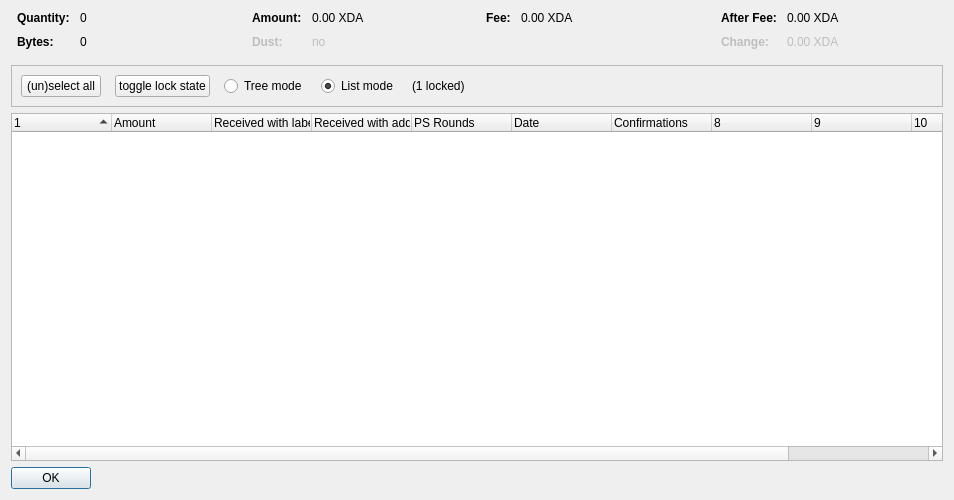
<?xml version="1.0" encoding="UTF-8"?>
<ui version="4.0">
 <class>CoinControlDialog</class>
 <widget class="QDialog" name="CoinControlDialog">
  <property name="geometry">
   <rect>
    <x>0</x>
    <y>0</y>
    <width>954</width>
    <height>500</height>
   </rect>
  </property>
  <property name="windowTitle">
   <string>Coin Selection</string>
  </property>
  <layout class="QVBoxLayout" name="verticalLayout">
   <item>
    <layout class="QHBoxLayout" name="horizontalLayoutTop" stretch="0,0,0,0">
     <property name="topMargin">
      <number>0</number>
     </property>
     <property name="bottomMargin">
      <number>10</number>
     </property>
     <item>
      <layout class="QFormLayout" name="formLayoutCoinControl1">
       <property name="horizontalSpacing">
        <number>10</number>
       </property>
       <property name="verticalSpacing">
        <number>10</number>
       </property>
       <property name="leftMargin">
        <number>6</number>
       </property>
       <property name="rightMargin">
        <number>6</number>
       </property>
       <item row="0" column="0">
        <widget class="QLabel" name="labelCoinControlQuantityText">
         <property name="font">
          <font>
           <weight>75</weight>
           <bold>true</bold>
          </font>
         </property>
         <property name="text">
          <string>Quantity:</string>
         </property>
        </widget>
       </item>
       <item row="0" column="1">
        <widget class="QLabel" name="labelCoinControlQuantity">
         <property name="cursor">
          <cursorShape>IBeamCursor</cursorShape>
         </property>
         <property name="contextMenuPolicy">
          <enum>Qt::ActionsContextMenu</enum>
         </property>
         <property name="text">
          <string notr="true">0</string>
         </property>
         <property name="textInteractionFlags">
          <set>Qt::LinksAccessibleByMouse|Qt::TextSelectableByKeyboard|Qt::TextSelectableByMouse</set>
         </property>
        </widget>
       </item>
       <item row="1" column="0">
        <widget class="QLabel" name="labelCoinControlBytesText">
         <property name="font">
          <font>
           <weight>75</weight>
           <bold>true</bold>
          </font>
         </property>
         <property name="text">
          <string>Bytes:</string>
         </property>
        </widget>
       </item>
       <item row="1" column="1">
        <widget class="QLabel" name="labelCoinControlBytes">
         <property name="cursor">
          <cursorShape>IBeamCursor</cursorShape>
         </property>
         <property name="contextMenuPolicy">
          <enum>Qt::ActionsContextMenu</enum>
         </property>
         <property name="text">
          <string notr="true">0</string>
         </property>
         <property name="textInteractionFlags">
          <set>Qt::LinksAccessibleByMouse|Qt::TextSelectableByKeyboard|Qt::TextSelectableByMouse</set>
         </property>
        </widget>
       </item>
      </layout>
     </item>
     <item>
      <layout class="QFormLayout" name="formLayoutCoinControl2">
       <property name="horizontalSpacing">
        <number>10</number>
       </property>
       <property name="verticalSpacing">
        <number>10</number>
       </property>
       <property name="leftMargin">
        <number>6</number>
       </property>
       <property name="rightMargin">
        <number>6</number>
       </property>
       <item row="0" column="0">
        <widget class="QLabel" name="labelCoinControlAmountText">
         <property name="font">
          <font>
           <weight>75</weight>
           <bold>true</bold>
          </font>
         </property>
         <property name="text">
          <string>Amount:</string>
         </property>
        </widget>
       </item>
       <item row="0" column="1">
        <widget class="QLabel" name="labelCoinControlAmount">
         <property name="cursor">
          <cursorShape>IBeamCursor</cursorShape>
         </property>
         <property name="contextMenuPolicy">
          <enum>Qt::ActionsContextMenu</enum>
         </property>
         <property name="text">
          <string notr="true">0.00 XDA</string>
         </property>
         <property name="textInteractionFlags">
          <set>Qt::LinksAccessibleByMouse|Qt::TextSelectableByKeyboard|Qt::TextSelectableByMouse</set>
         </property>
        </widget>
       </item>
       <item row="1" column="0">
        <widget class="QLabel" name="labelCoinControlLowOutputText">
         <property name="enabled">
          <bool>false</bool>
         </property>
         <property name="font">
          <font>
           <weight>75</weight>
           <bold>true</bold>
          </font>
         </property>
         <property name="text">
          <string>Dust:</string>
         </property>
        </widget>
       </item>
       <item row="1" column="1">
        <widget class="QLabel" name="labelCoinControlLowOutput">
         <property name="enabled">
          <bool>false</bool>
         </property>
         <property name="cursor">
          <cursorShape>IBeamCursor</cursorShape>
         </property>
         <property name="contextMenuPolicy">
          <enum>Qt::ActionsContextMenu</enum>
         </property>
         <property name="text">
          <string notr="true">no</string>
         </property>
         <property name="textInteractionFlags">
          <set>Qt::LinksAccessibleByMouse|Qt::TextSelectableByKeyboard|Qt::TextSelectableByMouse</set>
         </property>
        </widget>
       </item>
      </layout>
     </item>
     <item>
      <layout class="QFormLayout" name="formLayoutCoinControl3">
       <property name="horizontalSpacing">
        <number>10</number>
       </property>
       <property name="verticalSpacing">
        <number>10</number>
       </property>
       <property name="leftMargin">
        <number>6</number>
       </property>
       <property name="rightMargin">
        <number>6</number>
       </property>
       <item row="0" column="0">
        <widget class="QLabel" name="labelCoinControlFeeText">
         <property name="font">
          <font>
           <weight>75</weight>
           <bold>true</bold>
          </font>
         </property>
         <property name="text">
          <string>Fee:</string>
         </property>
        </widget>
       </item>
       <item row="0" column="1">
        <widget class="QLabel" name="labelCoinControlFee">
         <property name="cursor">
          <cursorShape>IBeamCursor</cursorShape>
         </property>
         <property name="contextMenuPolicy">
          <enum>Qt::ActionsContextMenu</enum>
         </property>
         <property name="text">
          <string notr="true">0.00 XDA</string>
         </property>
         <property name="textInteractionFlags">
          <set>Qt::LinksAccessibleByMouse|Qt::TextSelectableByKeyboard|Qt::TextSelectableByMouse</set>
         </property>
        </widget>
       </item>
      </layout>
     </item>
     <item>
      <layout class="QFormLayout" name="formLayoutCoinControl4">
       <property name="horizontalSpacing">
        <number>10</number>
       </property>
       <property name="verticalSpacing">
        <number>10</number>
       </property>
       <property name="leftMargin">
        <number>6</number>
       </property>
       <property name="rightMargin">
        <number>6</number>
       </property>
       <item row="0" column="0">
        <widget class="QLabel" name="labelCoinControlAfterFeeText">
         <property name="font">
          <font>
           <weight>75</weight>
           <bold>true</bold>
          </font>
         </property>
         <property name="text">
          <string>After Fee:</string>
         </property>
        </widget>
       </item>
       <item row="0" column="1">
        <widget class="QLabel" name="labelCoinControlAfterFee">
         <property name="cursor">
          <cursorShape>IBeamCursor</cursorShape>
         </property>
         <property name="contextMenuPolicy">
          <enum>Qt::ActionsContextMenu</enum>
         </property>
         <property name="text">
          <string notr="true">0.00 XDA</string>
         </property>
         <property name="textInteractionFlags">
          <set>Qt::LinksAccessibleByMouse|Qt::TextSelectableByKeyboard|Qt::TextSelectableByMouse</set>
         </property>
        </widget>
       </item>
       <item row="1" column="0">
        <widget class="QLabel" name="labelCoinControlChangeText">
         <property name="enabled">
          <bool>false</bool>
         </property>
         <property name="font">
          <font>
           <weight>75</weight>
           <bold>true</bold>
          </font>
         </property>
         <property name="text">
          <string>Change:</string>
         </property>
        </widget>
       </item>
       <item row="1" column="1">
        <widget class="QLabel" name="labelCoinControlChange">
         <property name="enabled">
          <bool>false</bool>
         </property>
         <property name="cursor">
          <cursorShape>IBeamCursor</cursorShape>
         </property>
         <property name="contextMenuPolicy">
          <enum>Qt::ActionsContextMenu</enum>
         </property>
         <property name="text">
          <string notr="true">0.00 XDA</string>
         </property>
         <property name="textInteractionFlags">
          <set>Qt::LinksAccessibleByMouse|Qt::TextSelectableByKeyboard|Qt::TextSelectableByMouse</set>
         </property>
        </widget>
       </item>
      </layout>
     </item>
    </layout>
   </item>
   <item>
    <widget class="QFrame" name="frame">
     <property name="minimumSize">
      <size>
       <width>0</width>
       <height>40</height>
      </size>
     </property>
     <property name="frameShape">
      <enum>QFrame::StyledPanel</enum>
     </property>
     <property name="frameShadow">
      <enum>QFrame::Sunken</enum>
     </property>
     <layout class="QHBoxLayout" name="horizontalLayout">
      <item>
       <layout class="QHBoxLayout" name="horizontalLayoutPanel" stretch="0,0,0,0,0,0">
        <property name="spacing">
         <number>14</number>
        </property>
        <item>
         <widget class="QPushButton" name="pushButtonSelectAll">
          <property name="sizePolicy">
           <sizepolicy hsizetype="Maximum" vsizetype="Fixed">
            <horstretch>0</horstretch>
            <verstretch>0</verstretch>
           </sizepolicy>
          </property>
          <property name="text">
           <string>(un)select all</string>
          </property>
          <property name="autoDefault">
           <bool>false</bool>
          </property>
         </widget>
        </item>
        <item>
         <widget class="QPushButton" name="pushButtonToggleLock">
          <property name="sizePolicy">
           <sizepolicy hsizetype="Maximum" vsizetype="Fixed">
            <horstretch>0</horstretch>
            <verstretch>0</verstretch>
           </sizepolicy>
          </property>
          <property name="text">
           <string>toggle lock state</string>
          </property>
          <property name="autoDefault">
           <bool>false</bool>
          </property>
         </widget>
        </item>
        <item>
         <widget class="QRadioButton" name="radioTreeMode">
          <property name="sizePolicy">
           <sizepolicy hsizetype="Maximum" vsizetype="Fixed">
            <horstretch>0</horstretch>
            <verstretch>0</verstretch>
           </sizepolicy>
          </property>
          <property name="text">
           <string>Tree mode</string>
          </property>
         </widget>
        </item>
        <item>
         <widget class="QRadioButton" name="radioListMode">
          <property name="sizePolicy">
           <sizepolicy hsizetype="Maximum" vsizetype="Fixed">
            <horstretch>0</horstretch>
            <verstretch>0</verstretch>
           </sizepolicy>
          </property>
          <property name="text">
           <string>List mode</string>
          </property>
          <property name="checked">
           <bool>true</bool>
          </property>
         </widget>
        </item>
        <item>
         <widget class="QLabel" name="labelLocked">
          <property name="text">
           <string>(1 locked)</string>
          </property>
         </widget>
        </item>
        <item>
         <spacer name="horizontalSpacer">
          <property name="orientation">
           <enum>Qt::Horizontal</enum>
          </property>
          <property name="sizeHint" stdset="0">
           <size>
            <width>40</width>
            <height>20</height>
           </size>
          </property>
         </spacer>
        </item>
       </layout>
      </item>
     </layout>
    </widget>
   </item>
   <item>
    <widget class="CoinControlTreeWidget" name="treeWidget">
     <property name="contextMenuPolicy">
      <enum>Qt::CustomContextMenu</enum>
     </property>
     <property name="sortingEnabled">
      <bool>false</bool>
     </property>
     <property name="columnCount">
      <number>11</number>
     </property>
     <attribute name="headerShowSortIndicator" stdset="0">
      <bool>true</bool>
     </attribute>
     <attribute name="headerStretchLastSection">
      <bool>false</bool>
     </attribute>
     <column>
      <property name="text">
       <string/>
      </property>
     </column>
     <column>
      <property name="text">
       <string>Amount</string>
      </property>
     </column>
     <column>
      <property name="text">
       <string>Received with label</string>
      </property>
     </column>
     <column>
      <property name="text">
       <string>Received with address</string>
      </property>
     </column>
     <column>
      <property name="text">
       <string>PS Rounds</string>
      </property>
     </column>
     <column>
      <property name="text">
       <string>Date</string>
      </property>
     </column>
     <column>
      <property name="text">
       <string>Confirmations</string>
      </property>
      <property name="toolTip">
       <string>Confirmed</string>
      </property>
     </column>
     <column>
      <property name="text">
       <string/>
      </property>
     </column>
     <column>
      <property name="text">
       <string/>
      </property>
     </column>
     <column>
      <property name="text">
       <string/>
      </property>
     </column>
     <column>
      <property name="text">
       <string/>
      </property>
     </column>
    </widget>
   </item>
   <item>
    <widget class="QDialogButtonBox" name="buttonBox">
     <property name="sizePolicy">
      <sizepolicy hsizetype="Maximum" vsizetype="Fixed">
       <horstretch>0</horstretch>
       <verstretch>0</verstretch>
      </sizepolicy>
     </property>
     <property name="orientation">
      <enum>Qt::Horizontal</enum>
     </property>
     <property name="standardButtons">
      <set>QDialogButtonBox::Ok</set>
     </property>
    </widget>
   </item>
  </layout>
 </widget>
 <customwidgets>
  <customwidget>
   <class>CoinControlTreeWidget</class>
   <extends>QTreeWidget</extends>
   <header>coincontroltreewidget.h</header>
  </customwidget>
 </customwidgets>
 <resources/>
 <connections/>
</ui>
